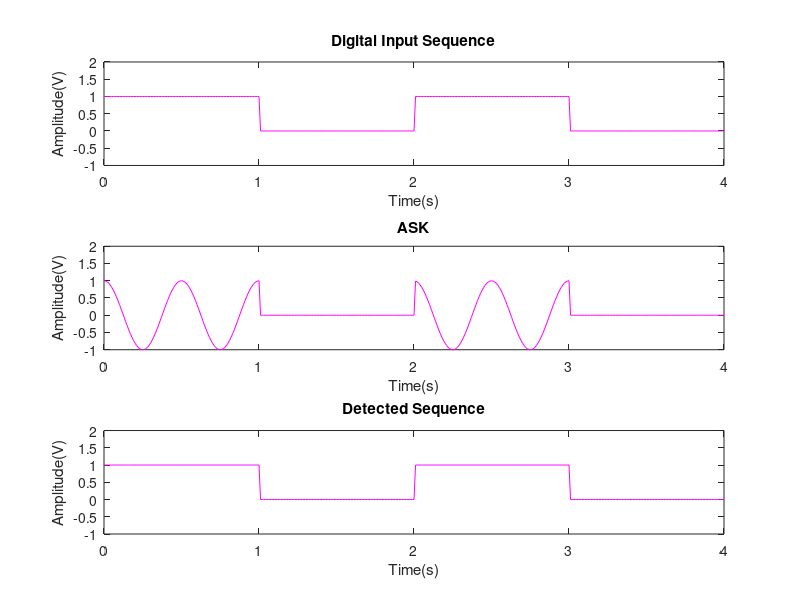

This figure's MATLAB source:
% Refresh
clc;
clear all;
close all;
%Binary ASK modulation and demodulation
n = [1 0 1 0];
%NRZ phase shaping / pulse shaping
i = 1;
t = 0 : 0.01 : length(n);
for j = 1 : length(t)
    if t(j) <= i 
        y(j) = n(i);
    else
        i = i + 1;
        y(j) = n(i);
    end
end

%plotting
subplot(3, 1, 1);
plot(t,y,'m');
axis([0 length(n) -1 2]);
title('Digital Input Sequence');
xlabel('Time(s)');
ylabel('Amplitude(V)');
% Carrier
x = cos(2 * pi * 2 * t);
ask = y .*x; 
subplot(3, 1, 2);
%plotting
plot(t,ask,'m');
axis([0 length(n) -1 2]);
title('ASK');
xlabel('Time(s)');
ylabel('Amplitude(V)');

for j = 1: length(t)
    if x(j) == ask(j)
        k(j) = 1;
    else
        k(j) = 0;
    end
end
subplot(3, 1, 3);
plot(t, k, 'm');
axis([0 length(n) -1 2]);
title('Detected Sequence');
xlabel('Time(s)');
ylabel('Amplitude(V)'); 